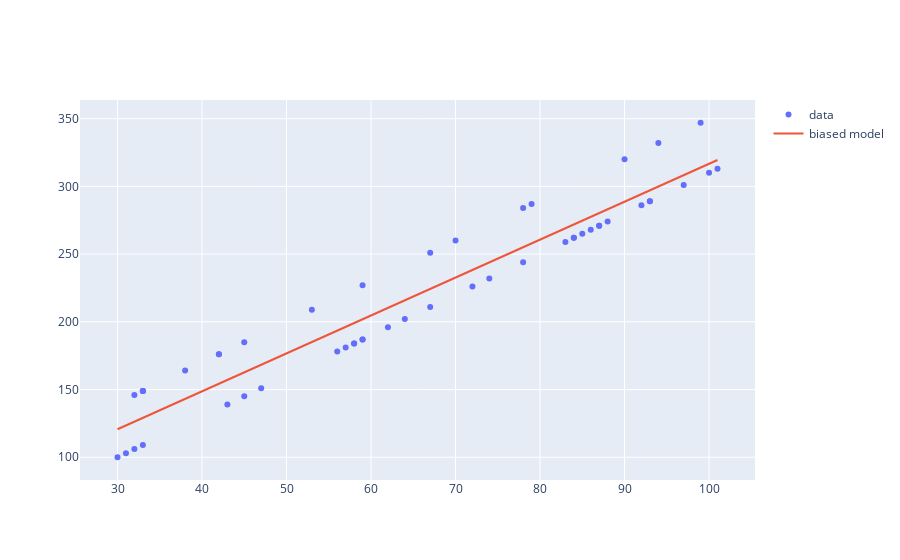

Notebook cell for this chart:
### Code cell
import plotly.graph_objects as go
model_trace = go.Scatter(x = temps, y = biased_customer_predictions, mode = 'lines', name = 'biased model')
go.Figure([trace_1, model_trace])

### Figure 1 — Plotly figure (JSON) as saved in the notebook; plotly's stock layout.template omitted (floating-point values rounded to 4 significant figures)
{"data": [{"mode": "markers", "name": "data", "type": "scatter", "x": [30, 31, 32, 32, 33, 33, 33, 33, 38, 42, 42, 43, 45, 45, 47, 53, 56, 57, 58, 58, 59, 59, 59, 62, 64, 67, 67, 70, 72, 74, 78, 78, 79, 83, 84, 84, 85, 86, 87, 87, 88, 90, 92, 93, 93, 94, 97, 99, 100, 101], "y": [100, 103, 146, 106, 109, 149, 149, 149, 164, 176, 176, 139, 145, 185, 151, 209, 178, 181, 184, 184, 187, 187, 227, 196, 202, 211, 251, 260, 226, 232, 244, 284, 287, 259, 262, 262, 265, 268, 271, 271, 274, 320, 286, 289, 289, 332, 301, 347, 310, 313]}, {"mode": "lines", "name": "biased model", "type": "scatter", "x": [30, 31, 32, 32, 33, 33, 33, 33, 38, 42, 42, 43, 45, 45, 47, 53, 56, 57, 58, 58, 59, 59, 59, 62, 64, 67, 67, 70, 72, 74, 78, 78, 79, 83, 84, 84, 85, 86, 87, 87, 88, 90, 92, 93, 93, 94, 97, 99, 100, 101], "y": [120.7, 123.5, 126.3, 126.3, 129.1, 129.1, 129.1, 129.1, 143.1, 154.3, 154.3, 157.1, 162.7, 162.7, 168.3, 185.1, 193.5, 196.3, 199.1, 199.1, 201.9, 201.9, 201.9, 210.3, 215.9, 224.3, 224.3, 232.7, 238.3, 243.9, 255.1, 255.1, 257.9, 269.1, 271.9, 271.9, 274.7, 277.5, 280.3, 280.3, 283.1, 288.7, 294.3, 297.1, 297.1, 299.9, 308.3, 313.9, 316.7, 319.5]}], "layout": {"autosize": true, "xaxis": {"autorange": true, "range": [25.47, 105.5], "type": "linear"}, "yaxis": {"autorange": true, "range": [81.91, 365.1], "type": "linear"}}}
